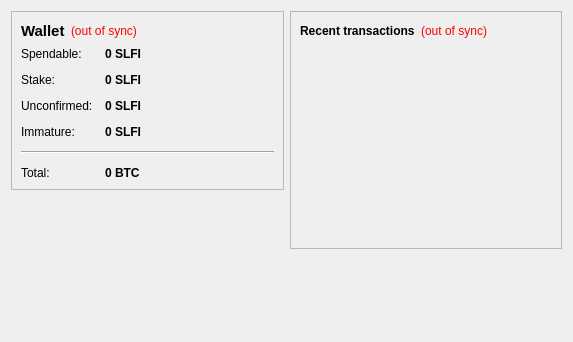
<?xml version="1.0" encoding="UTF-8"?>
<ui version="4.0">
 <class>OverviewPage</class>
 <widget class="QWidget" name="OverviewPage">
  <property name="geometry">
   <rect>
    <x>0</x>
    <y>0</y>
    <width>573</width>
    <height>342</height>
   </rect>
  </property>
  <property name="windowTitle">
   <string>Form</string>
  </property>
  <layout class="QHBoxLayout" name="horizontalLayout" stretch="1,1">
   <item>
    <layout class="QVBoxLayout" name="verticalLayout_2">
     <item>
      <widget class="QFrame" name="frame">
       <property name="frameShape">
        <enum>QFrame::StyledPanel</enum>
       </property>
       <property name="frameShadow">
        <enum>QFrame::Raised</enum>
       </property>
       <layout class="QVBoxLayout" name="verticalLayout_4">
        <item>
         <layout class="QHBoxLayout" name="horizontalLayout_4">
          <item>
           <widget class="QLabel" name="label_5">
            <property name="font">
             <font>
              <pointsize>11</pointsize>
              <weight>75</weight>
              <bold>true</bold>
             </font>
            </property>
            <property name="text">
             <string>Wallet</string>
            </property>
           </widget>
          </item>
          <item>
           <widget class="QLabel" name="labelWalletStatus">
            <property name="toolTip">
             <string>The displayed information may be out of date. Your wallet automatically synchronizes with the SelfieCoin network after a connection is established, but this process has not completed yet.</string>
            </property>
            <property name="styleSheet">
             <string notr="true">QLabel { color: red; }</string>
            </property>
            <property name="text">
             <string notr="true">(out of sync)</string>
            </property>
            <property name="alignment">
             <set>Qt::AlignLeading|Qt::AlignLeft|Qt::AlignVCenter</set>
            </property>
           </widget>
          </item>
          <item>
           <spacer name="horizontalSpacer_2">
            <property name="orientation">
             <enum>Qt::Horizontal</enum>
            </property>
            <property name="sizeHint" stdset="0">
             <size>
              <width>40</width>
              <height>20</height>
             </size>
            </property>
           </spacer>
          </item>
         </layout>
        </item>
        <item>
         <layout class="QFormLayout" name="formLayout_2">
          <property name="fieldGrowthPolicy">
           <enum>QFormLayout::AllNonFixedFieldsGrow</enum>
          </property>
          <property name="horizontalSpacing">
           <number>12</number>
          </property>
          <property name="verticalSpacing">
           <number>12</number>
          </property>
          <item row="0" column="0">
           <widget class="QLabel" name="label">
            <property name="text">
             <string>Spendable:</string>
            </property>
           </widget>
          </item>
          <item row="0" column="1">
           <widget class="QLabel" name="labelBalance">
            <property name="font">
             <font>
              <weight>75</weight>
              <bold>true</bold>
             </font>
            </property>
            <property name="cursor">
             <cursorShape>IBeamCursor</cursorShape>
            </property>
            <property name="toolTip">
             <string>Your current spendable balance</string>
            </property>
            <property name="text">
             <string notr="true">0 SLFI</string>
            </property>
            <property name="textInteractionFlags">
             <set>Qt::LinksAccessibleByMouse|Qt::TextSelectableByKeyboard|Qt::TextSelectableByMouse</set>
            </property>
           </widget>
          </item>
          <item row="1" column="0">
           <widget class="QLabel" name="label_6">
            <property name="text">
             <string>Stake:</string>
            </property>
           </widget>
          </item>
          <item row="1" column="1">
           <widget class="QLabel" name="labelStake">
            <property name="font">
             <font>
              <weight>75</weight>
              <bold>true</bold>
             </font>
            </property>
            <property name="cursor">
             <cursorShape>IBeamCursor</cursorShape>
            </property>
            <property name="toolTip">
             <string>Total of coins that was staked, and do not yet count toward the current balance</string>
            </property>
            <property name="text">
             <string notr="true">0 SLFI</string>
            </property>
            <property name="textInteractionFlags">
             <set>Qt::LinksAccessibleByMouse|Qt::TextSelectableByKeyboard|Qt::TextSelectableByMouse</set>
            </property>
           </widget>
          </item>
          <item row="2" column="0">
           <widget class="QLabel" name="label_3">
            <property name="text">
             <string>Unconfirmed:</string>
            </property>
           </widget>
          </item>
          <item row="2" column="1">
           <widget class="QLabel" name="labelUnconfirmed">
            <property name="font">
             <font>
              <weight>75</weight>
              <bold>true</bold>
             </font>
            </property>
            <property name="cursor">
             <cursorShape>IBeamCursor</cursorShape>
            </property>
            <property name="toolTip">
             <string>Total of transactions that have yet to be confirmed, and do not yet count toward the current balance</string>
            </property>
            <property name="text">
             <string notr="true">0 SLFI</string>
            </property>
            <property name="textInteractionFlags">
             <set>Qt::LinksAccessibleByMouse|Qt::TextSelectableByKeyboard|Qt::TextSelectableByMouse</set>
            </property>
           </widget>
          </item>
          <item row="3" column="0">
           <widget class="QLabel" name="labelImmatureText">
            <property name="text">
             <string>Immature:</string>
            </property>
           </widget>
          </item>
          <item row="3" column="1">
           <widget class="QLabel" name="labelImmature">
            <property name="font">
             <font>
              <weight>75</weight>
              <bold>true</bold>
             </font>
            </property>
            <property name="toolTip">
             <string>Mined balance that has not yet matured</string>
            </property>
            <property name="text">
             <string notr="true">0 SLFI</string>
            </property>
            <property name="textInteractionFlags">
             <set>Qt::LinksAccessibleByMouse|Qt::TextSelectableByKeyboard|Qt::TextSelectableByMouse</set>
            </property>
           </widget>
          </item>
          <item row="4" column="0" colspan="2">
           <widget class="Line" name="line">
            <property name="orientation">
             <enum>Qt::Horizontal</enum>
            </property>
           </widget>
          </item>
          <item row="5" column="0">
           <widget class="QLabel" name="labelTotalText">
            <property name="text">
             <string>Total:</string>
            </property>
           </widget>
          </item>
          <item row="5" column="1">
           <widget class="QLabel" name="labelTotal">
            <property name="font">
             <font>
              <weight>75</weight>
              <bold>true</bold>
             </font>
            </property>
            <property name="cursor">
             <cursorShape>IBeamCursor</cursorShape>
            </property>
            <property name="toolTip">
             <string>Your current total balance</string>
            </property>
            <property name="text">
             <string notr="true">0 BTC</string>
            </property>
            <property name="textInteractionFlags">
             <set>Qt::LinksAccessibleByMouse|Qt::TextSelectableByKeyboard|Qt::TextSelectableByMouse</set>
            </property>
           </widget>
          </item>
         </layout>
        </item>
       </layout>
      </widget>
     </item>
     <item>
      <spacer name="verticalSpacer">
       <property name="orientation">
        <enum>Qt::Vertical</enum>
       </property>
       <property name="sizeHint" stdset="0">
        <size>
         <width>20</width>
         <height>40</height>
        </size>
       </property>
      </spacer>
     </item>
    </layout>
   </item>
   <item>
    <layout class="QVBoxLayout" name="verticalLayout_3">
     <item>
      <widget class="QFrame" name="frame_2">
       <property name="frameShape">
        <enum>QFrame::StyledPanel</enum>
       </property>
       <property name="frameShadow">
        <enum>QFrame::Raised</enum>
       </property>
       <layout class="QVBoxLayout" name="verticalLayout">
        <item>
         <layout class="QHBoxLayout" name="horizontalLayout_2">
          <item>
           <widget class="QLabel" name="label_4">
            <property name="text">
             <string>&lt;b&gt;Recent transactions&lt;/b&gt;</string>
            </property>
           </widget>
          </item>
          <item>
           <widget class="QLabel" name="labelTransactionsStatus">
            <property name="toolTip">
             <string>The displayed information may be out of date. Your wallet automatically synchronizes with the SelfieCoin network after a connection is established, but this process has not completed yet.</string>
            </property>
            <property name="styleSheet">
             <string notr="true">QLabel { color: red; }</string>
            </property>
            <property name="text">
             <string notr="true">(out of sync)</string>
            </property>
            <property name="alignment">
             <set>Qt::AlignRight|Qt::AlignTrailing|Qt::AlignVCenter</set>
            </property>
           </widget>
          </item>
          <item>
           <spacer name="horizontalSpacer">
            <property name="orientation">
             <enum>Qt::Horizontal</enum>
            </property>
            <property name="sizeHint" stdset="0">
             <size>
              <width>40</width>
              <height>20</height>
             </size>
            </property>
           </spacer>
          </item>
         </layout>
        </item>
        <item>
         <widget class="QListView" name="listTransactions">
          <property name="styleSheet">
           <string notr="true">QListView { background: transparent; }</string>
          </property>
          <property name="frameShape">
           <enum>QFrame::NoFrame</enum>
          </property>
          <property name="verticalScrollBarPolicy">
           <enum>Qt::ScrollBarAlwaysOff</enum>
          </property>
          <property name="horizontalScrollBarPolicy">
           <enum>Qt::ScrollBarAlwaysOff</enum>
          </property>
          <property name="selectionMode">
           <enum>QAbstractItemView::NoSelection</enum>
          </property>
         </widget>
        </item>
       </layout>
      </widget>
     </item>
     <item>
      <spacer name="verticalSpacer_2">
       <property name="orientation">
        <enum>Qt::Vertical</enum>
       </property>
       <property name="sizeHint" stdset="0">
        <size>
         <width>20</width>
         <height>40</height>
        </size>
       </property>
      </spacer>
     </item>
    </layout>
   </item>
  </layout>
 </widget>
 <resources/>
 <connections/>
</ui>
